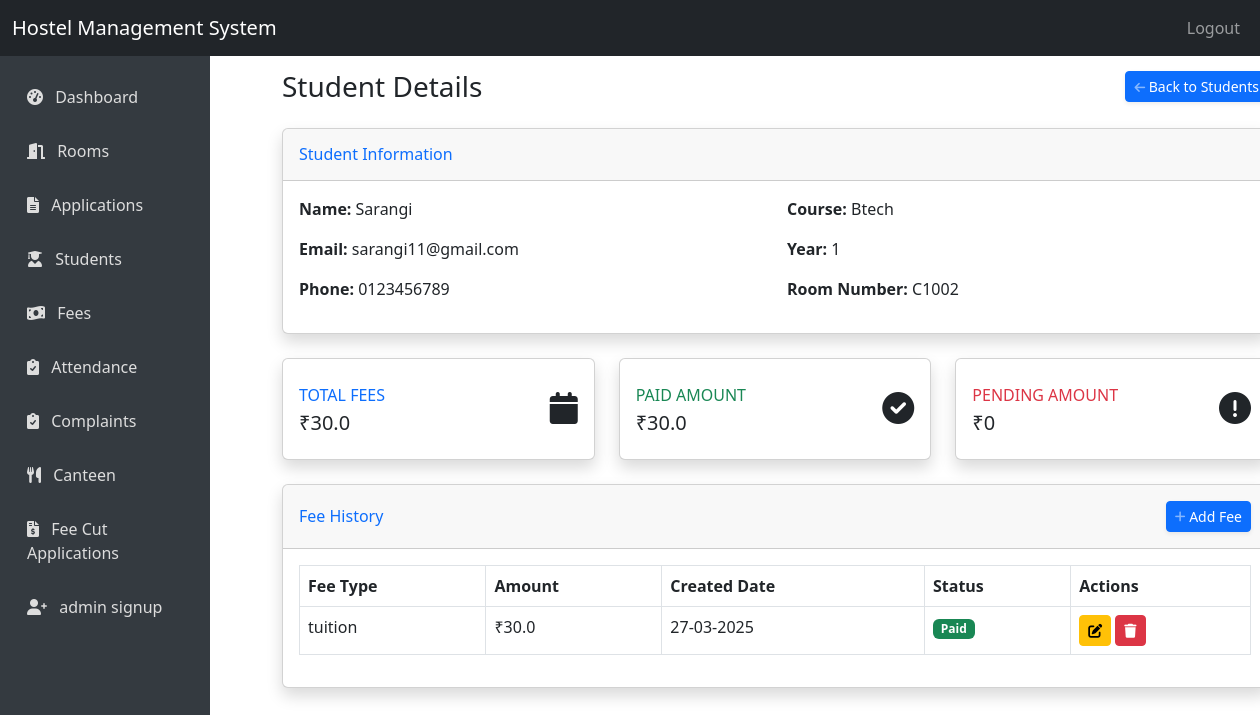
The app's page /admin/student/1 (signed in) with its own data.
### hostel1.11-main/hostel1.0/app.py (models this page shows)
class Student(db.Model):
    id = db.Column(db.Integer, primary_key=True)
    user_id = db.Column(db.Integer, db.ForeignKey('user.id'), nullable=False)
    name = db.Column(db.String(100), nullable=False)
    email = db.Column(db.String(100), unique=True, nullable=False)
    phone = db.Column(db.String(15), nullable=False)
    address = db.Column(db.String(200), nullable=False)
    course = db.Column(db.String(50), nullable=False)
    district = db.Column(db.String(75), nullable=False)
    year = db.Column(db.Integer, nullable=False)
    annual_income = db.Column(db.Integer, nullable=False)
    gender = db.Column(db.String(10), nullable=False)  # 'male' or 'female'
    room_id = db.Column(db.Integer, db.ForeignKey('room.id'), nullable=True)

class Room(db.Model):
    id = db.Column(db.Integer, primary_key=True)
    room_number = db.Column(db.String(10), unique=True, nullable=False)
    capacity = db.Column(db.Integer, nullable=False)
    occupied = db.Column(db.Integer, default=0)
    hostel_block = db.Column(db.String(10), nullable=False)
    gender = db.Column(db.String(10), nullable=False)  # 'male' or 'female'
    students = db.relationship('Student', backref='room')

class Fee(db.Model):
    id = db.Column(db.Integer, primary_key=True)
    student_id = db.Column(db.Integer, db.ForeignKey('student.id'), nullable=False)
    amount = db.Column(db.Float, nullable=False)
    fee_type = db.Column(db.String(50), nullable=False)
    payment_date = db.Column(db.DateTime, default=datetime.utcnow)
    due_date = db.Column(db.DateTime, nullable=True)  # Add this field
    semester = db.Column(db.String(20), nullable=False)
    status = db.Column(db.String(20), default='unpaid')  # unpaid, paid
    transaction_id = db.Column(db.String(50), nullable=True)
    student = db.relationship('Student', backref='fees')
    created_at = db.Column(db.DateTime, default=datetime.utcnow)

### hostel1.11-main/hostel1.0/app.py (the view)
@app.route('/admin/student/<int:student_id>')
def admin_student_detail(student_id):
    if 'user_id' not in session or session['role'] != 'admin':
        return redirect(url_for('login'))
    student = Student.query.get_or_404(student_id)
    fees = Fee.query.filter_by(student_id=student_id).all()
    total_fees = sum(fee.amount for fee in fees)
    paid_fees = sum(fee.amount for fee in fees if fee.status == 'paid')
    pending_fees = sum(fee.amount for fee in fees if fee.status == 'unpaid')
    return render_template('admin/student_detail.html',
                          student=student,
                          fees=fees,
                          total_fees=total_fees,
                          paid_fees=paid_fees,
                          pending_fees=pending_fees)

### hostel1.11-main/hostel1.0/templates/admin/student_detail.html (shortened to what this page needs)
{% extends "layout.html" %}
{% block content %}
<div class="container-fluid">
    <div class="d-sm-flex align-items-center justify-content-between mb-4">
        <h1 class="h3 mb-0 text-gray-800">Student Details</h1>
        <a href="{{ url_for('admin_students') }}" class="btn btn-sm btn-primary shadow-sm">
             Back to Students
        </a>
    </div>
    <div class="card shadow mb-4">
        <div class="card-header py-3">
            <h6 class="m-0 font-weight-bold text-primary">Student Information</h6>
        </div>
        <div class="card-body">
            <div class="row">
                <div class="col-md-6">
                    <p><strong>Name:</strong> {{ student.name }}</p>
                    <p><strong>Email:</strong> {{ student.email }}</p>
                    <p><strong>Phone:</strong> {{ student.phone }}</p>
                </div>
                <div class="col-md-6">
                    <p><strong>Course:</strong> {{ student.course }}</p>
                    <p><strong>Year:</strong> {{ student.year }}</p>
                    <p><strong>Room Number:</strong> {% if student.room %}{{ student.room.room_number }}{% else %}Not Assigned{% endif %}</p>
                </div>
            </div>
        </div>
    </div>
    <div class="row">
        <div class="col-xl-4 col-md-6 mb-4">
            <div class="card border-left-primary shadow h-100 py-2">
                <div class="card-body">
                    <div class="row no-gutters align-items-center">
                        <div class="col mr-2">
                            <div class="text-xs font-weight-bold text-primary text-uppercase mb-1">
                                Total Fees</div>
                            <div class="h5 mb-0 font-weight-bold text-gray-800">₹{{ total_fees }}</div>
                        </div>
                        <div class="col-auto">
                            <i class="fas fa-calendar fa-2x text-gray-300"></i>
                        </div>
                    </div>
                </div>
            </div>
        </div>
        <div class="col-xl-4 col-md-6 mb-4">
            <div class="card border-left-success shadow h-100 py-2">
                <div class="card-body">
                    <div class="row no-gutters align-items-center">
                        <div class="col mr-2">
                            <div class="text-xs font-weight-bold text-success text-uppercase mb-1">
                                Paid Amount</div>
                            <div class="h5 mb-0 font-weight-bold text-gray-800">₹{{ paid_fees }}</div>
                        </div>
                        <div class="col-auto">
                            <i class="fas fa-check-circle fa-2x text-gray-300"></i>
                        </div>
                    </div>
                </div>
            </div>
        </div>
        <div class="col-xl-4 col-md-6 mb-4">
            <div class="card border-left-danger shadow h-100 py-2">
                <div class="card-body">
                    <div class="row no-gutters align-items-center">
                        <div class="col mr-2">
                            <div class="text-xs font-weight-bold text-danger text-uppercase mb-1">
                                Pending Amount</div>
                            <div class="h5 mb-0 font-weight-bold text-gray-800">₹{{ pending_fees }}</div>
                        </div>
                        <div class="col-auto">
                            <i class="fas fa-exclamation-circle fa-2x text-gray-300"></i>
                        </div>
                    </div>
                </div>
            </div>
        </div>
    </div>
    <div class="card shadow mb-4">
        <div class="card-header py-3 d-flex flex-row align-items-center justify-content-between">
            <h6 class="m-0 font-weight-bold text-primary">Fee History</h6>
            <div class="dropdown no-arrow">
                <a href="#" class="btn btn-sm btn-primary shadow-sm" data-toggle="modal" data-target="#addFeeModal">
                     Add Fee
                </a>
            </div>
        </div>
        <div class="card-body">
            <div class="table-responsive">
                <table class="table table-bordered" width="100%" cellspacing="0">
                    <thead>
                        <tr>
                            <th>Fee Type</th>
                            <th>Amount</th>
                            <th>Created Date</th>
                            <th>Status</th>
                            <th>Actions</th>
                        </tr>
                    </thead>
                    <tbody>
                        {% for fee in fees %}
                        <tr>
                            <td>{{ fee.fee_type }}</td>
                            <td>₹{{ fee.amount }}</td>
                            <td>
                                {% if fee.created_at %}
                                    {{ fee.created_at.strftime('%d-%m-%Y') }}
                                {% else %}
                                    -
                                {% endif %}
                            </td>
                            <td>
                                {% if fee.status == 'paid' %}
                                    <span class="badge bg-success">Paid</span>
                                {% else %}
                                    <span class="badge bg-danger">Unpaid</span>
                                {% endif %}
                            </td>
                            <td>
                                <a href="{{ url_for('admin_edit_fee', fee_id=fee.id) }}" class="btn btn-sm btn-warning">
                                    <i class="fas fa-edit"></i>
                                </a>
                                <a href="{{ url_for('admin_delete_fee', fee_id=fee.id) }}" class="btn btn-sm btn-danger"
                                   onclick="return confirm('Are you sure you want to delete this fee record?')">
                                    <i class="fas fa-trash"></i>
                                </a>
                            </td>
                        </tr>
                        {% endfor %}
                    </tbody>
                </table>
            </div>
        </div>
    </div>
</div>
{% endblock %}

### records on screen
Student: name "Sarangi", email "sarangi11@gmail.com", phone "0123456789", course "Btech", year "1"
Room: room.room_number "C1002"
Fee: fee_type "tuition", amount "30.0", created_at "27-03-2025", status "Paid"

### other values on screen
{{ total_fees }} "30.0"
{{ paid_fees }} "30.0"
{{ pending_fees }} "0"
